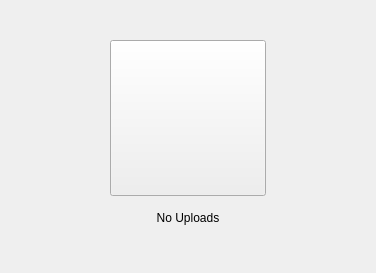
            <widget class="QWidget" name="wNoUploads">
             <layout class="QVBoxLayout" name="verticalLayout_4">
              <property name="topMargin">
               <number>40</number>
              </property>
              <property name="bottomMargin">
               <number>40</number>
              </property>
              <item>
               <widget class="QWidget" name="wUpIcon" native="true">
                <layout class="QHBoxLayout" name="horizontalLayout">
                 <property name="leftMargin">
                  <number>0</number>
                 </property>
                 <property name="topMargin">
                  <number>0</number>
                 </property>
                 <property name="rightMargin">
                  <number>0</number>
                 </property>
                 <property name="bottomMargin">
                  <number>0</number>
                 </property>
                 <item>
                  <spacer name="horizontalSpacer_5">
                   <property name="orientation">
                    <enum>Qt::Horizontal</enum>
                   </property>
                   <property name="sizeHint" stdset="0">
                    <size>
                     <width>99</width>
                     <height>20</height>
                    </size>
                   </property>
                  </spacer>
                 </item>
                 <item>
                  <widget class="QPushButton" name="bNoUploads">
                   <property name="minimumSize">
                    <size>
                     <width>156</width>
                     <height>156</height>
                    </size>
                   </property>
                   <property name="maximumSize">
                    <size>
                     <width>156</width>
                     <height>156</height>
                    </size>
                   </property>
                   <property name="text">
                    <string/>
                   </property>
                   <property name="icon">
                    <iconset resource="../Resources_macx.qrc">
                     <normaloff>:/images/no_uploads.png</normaloff>:/images/no_uploads.png</iconset>
                   </property>
                   <property name="iconSize">
                    <size>
                     <width>156</width>
                     <height>156</height>
                    </size>
                   </property>
                  </widget>
                 </item>
                 <item>
                  <spacer name="horizontalSpacer_6">
                   <property name="orientation">
                    <enum>Qt::Horizontal</enum>
                   </property>
                   <property name="sizeHint" stdset="0">
                    <size>
                     <width>99</width>
                     <height>20</height>
                    </size>
                   </property>
                  </spacer>
                 </item>
                </layout>
               </widget>
              </item>
              <item>
               <widget class="QLabel" name="lUpStatus">
                <property name="minimumSize">
                 <size>
                  <width>0</width>
                  <height>31</height>
                 </size>
                </property>
                <property name="maximumSize">
                 <size>
                  <width>16777215</width>
                  <height>31</height>
                 </size>
                </property>
                <property name="text">
                 <string>No Uploads</string>
                </property>
                <property name="alignment">
                 <set>Qt::AlignCenter</set>
                </property>
               </widget>
              </item>
             </layout>
            </widget>
